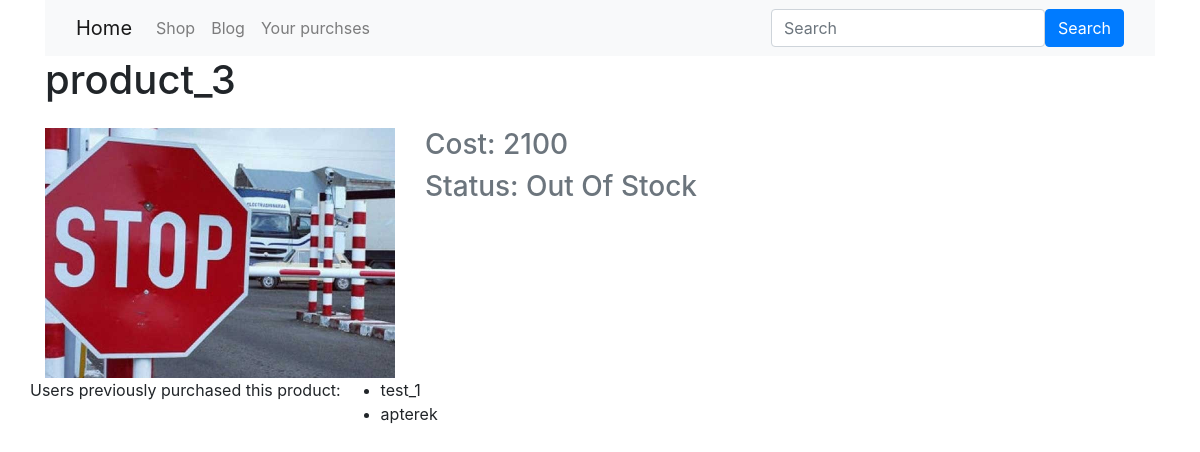
Page /product/3/ on the earlier database version.
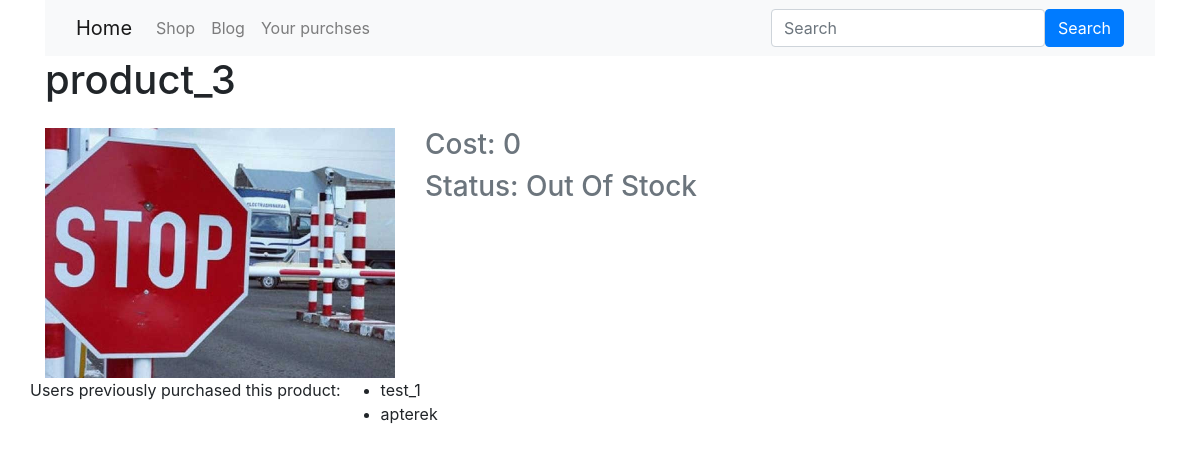
Same page on the later database version.
### shop/models.py (models this page shows, shortened)
class Product(models.Model):
    title = models.CharField(max_length=200, default=True)
    cost = models.IntegerField(null=True)
    photo = models.ImageField(
        upload_to='images/%Y/%m/%d/', null=True)  # /%Y/%m/%d/ - creating dir for each day, when download image
    description = models.TextField(default="")
    status = models.CharField(
        max_length=100, choices=STATUS_CHOICES, default="IN_STOCK"
    )
    favorites = models.ManyToManyField(
        settings.AUTH_USER_MODEL, related_name="favorite_products"
    )
    price_byn = models.PositiveIntegerField(default=0)
    class Meta:
        verbose_name = "Product"
        verbose_name_plural = "Products"

### shop/views.py (the view, shortened to what this page needs)
# urls.py: path("product/<int:product_id>/", product_view, name="product_view"),
def product_view(request, **kwargs):
    product = Product.objects.get(id=kwargs["product_id"])
    return render(request, "product/product_item.html", {"product": product,
                                                         "favorite_products": request.user in product.favorites.all()})

### templates/product/product_item.html (shortened to what this page needs)
{% extends "base.html" %}
{% block content %}
    <h1 class="mb-4">{{ product.title }}</h1>
    <div class="row">
    <div class="col-4">
      <img src="{{ product.photo.url }}" alt="{{ product.title }}" class="w-100">
    </div>
    <div class="col-8">
      <h3 class="mb-2 text-muted">Cost: {{ product.cost }}</h3>
      <h3 class="mb-2 text-muted">Status: {{ product.get_status_display }}</h3>
    </div>
      {% if product.purchases.exists %}
        <p>
          Users previously purchased this product:
          <ul>
            {% for purchase in product.purchases.all %}
              <li>{{ purchase.user.username }}</li>
            {% endfor %}
          </ul>
        </p>
      {% endif %}
    </div>
{% endblock %}

Differences in the rows shown:
changed Product "product_3": cost "2100" → "0"
